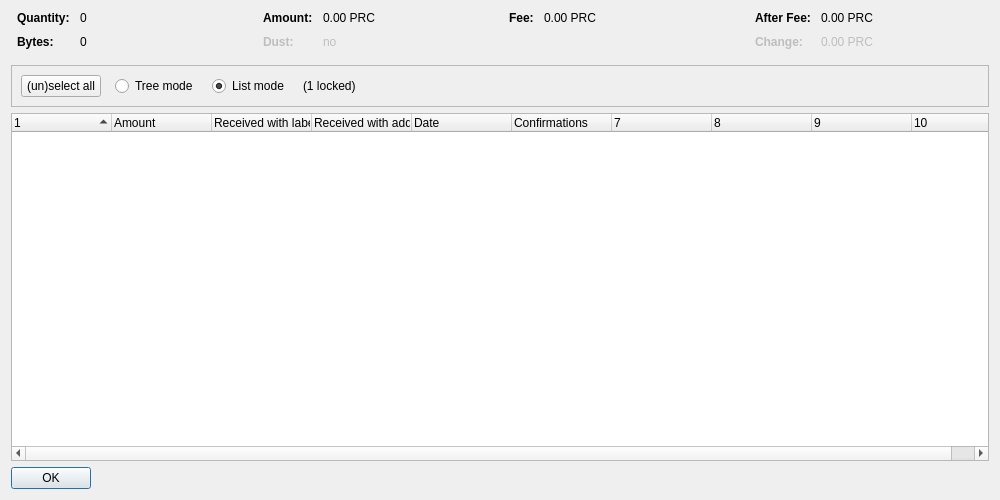
<?xml version="1.0" encoding="UTF-8"?>
<ui version="4.0">
 <class>CoinControlDialog</class>
 <widget class="QDialog" name="CoinControlDialog">
  <property name="geometry">
   <rect>
    <x>0</x>
    <y>0</y>
    <width>1000</width>
    <height>500</height>
   </rect>
  </property>
  <property name="windowTitle">
   <string>Coin Selection</string>
  </property>
  <layout class="QVBoxLayout" name="verticalLayout">
   <item>
    <layout class="QHBoxLayout" name="horizontalLayoutTop" stretch="0,0,0,0">
     <property name="topMargin">
      <number>0</number>
     </property>
     <property name="bottomMargin">
      <number>10</number>
     </property>
     <item>
      <layout class="QFormLayout" name="formLayoutCoinControl1">
       <property name="horizontalSpacing">
        <number>10</number>
       </property>
       <property name="verticalSpacing">
        <number>10</number>
       </property>
       <property name="leftMargin">
        <number>6</number>
       </property>
       <property name="rightMargin">
        <number>6</number>
       </property>
       <item row="0" column="0">
        <widget class="QLabel" name="labelCoinControlQuantityText">
         <property name="font">
          <font>
           <weight>75</weight>
           <bold>true</bold>
          </font>
         </property>
         <property name="text">
          <string>Quantity:</string>
         </property>
        </widget>
       </item>
       <item row="0" column="1">
        <widget class="QLabel" name="labelCoinControlQuantity">
         <property name="cursor">
          <cursorShape>IBeamCursor</cursorShape>
         </property>
         <property name="contextMenuPolicy">
          <enum>Qt::ActionsContextMenu</enum>
         </property>
         <property name="text">
          <string notr="true">0</string>
         </property>
         <property name="textInteractionFlags">
          <set>Qt::LinksAccessibleByMouse|Qt::TextSelectableByKeyboard|Qt::TextSelectableByMouse</set>
         </property>
        </widget>
       </item>
       <item row="1" column="0">
        <widget class="QLabel" name="labelCoinControlBytesText">
         <property name="font">
          <font>
           <weight>75</weight>
           <bold>true</bold>
          </font>
         </property>
         <property name="text">
          <string>Bytes:</string>
         </property>
        </widget>
       </item>
       <item row="1" column="1">
        <widget class="QLabel" name="labelCoinControlBytes">
         <property name="cursor">
          <cursorShape>IBeamCursor</cursorShape>
         </property>
         <property name="contextMenuPolicy">
          <enum>Qt::ActionsContextMenu</enum>
         </property>
         <property name="text">
          <string notr="true">0</string>
         </property>
         <property name="textInteractionFlags">
          <set>Qt::LinksAccessibleByMouse|Qt::TextSelectableByKeyboard|Qt::TextSelectableByMouse</set>
         </property>
        </widget>
       </item>
      </layout>
     </item>
     <item>
      <layout class="QFormLayout" name="formLayoutCoinControl2">
       <property name="horizontalSpacing">
        <number>10</number>
       </property>
       <property name="verticalSpacing">
        <number>10</number>
       </property>
       <property name="leftMargin">
        <number>6</number>
       </property>
       <property name="rightMargin">
        <number>6</number>
       </property>
       <item row="0" column="0">
        <widget class="QLabel" name="labelCoinControlAmountText">
         <property name="font">
          <font>
           <weight>75</weight>
           <bold>true</bold>
          </font>
         </property>
         <property name="text">
          <string>Amount:</string>
         </property>
        </widget>
       </item>
       <item row="0" column="1">
        <widget class="QLabel" name="labelCoinControlAmount">
         <property name="cursor">
          <cursorShape>IBeamCursor</cursorShape>
         </property>
         <property name="contextMenuPolicy">
          <enum>Qt::ActionsContextMenu</enum>
         </property>
         <property name="text">
          <string notr="true">0.00 PRC</string>
         </property>
         <property name="textInteractionFlags">
          <set>Qt::LinksAccessibleByMouse|Qt::TextSelectableByKeyboard|Qt::TextSelectableByMouse</set>
         </property>
        </widget>
       </item>
       <item row="1" column="0">
        <widget class="QLabel" name="labelCoinControlLowOutputText">
         <property name="enabled">
          <bool>false</bool>
         </property>
         <property name="font">
          <font>
           <weight>75</weight>
           <bold>true</bold>
          </font>
         </property>
         <property name="text">
          <string>Dust:</string>
         </property>
        </widget>
       </item>
       <item row="1" column="1">
        <widget class="QLabel" name="labelCoinControlLowOutput">
         <property name="enabled">
          <bool>false</bool>
         </property>
         <property name="cursor">
          <cursorShape>IBeamCursor</cursorShape>
         </property>
         <property name="contextMenuPolicy">
          <enum>Qt::ActionsContextMenu</enum>
         </property>
         <property name="text">
          <string notr="true">no</string>
         </property>
         <property name="textInteractionFlags">
          <set>Qt::LinksAccessibleByMouse|Qt::TextSelectableByKeyboard|Qt::TextSelectableByMouse</set>
         </property>
        </widget>
       </item>
      </layout>
     </item>
     <item>
      <layout class="QFormLayout" name="formLayoutCoinControl3">
       <property name="horizontalSpacing">
        <number>10</number>
       </property>
       <property name="verticalSpacing">
        <number>10</number>
       </property>
       <property name="leftMargin">
        <number>6</number>
       </property>
       <property name="rightMargin">
        <number>6</number>
       </property>
       <item row="0" column="0">
        <widget class="QLabel" name="labelCoinControlFeeText">
         <property name="font">
          <font>
           <weight>75</weight>
           <bold>true</bold>
          </font>
         </property>
         <property name="text">
          <string>Fee:</string>
         </property>
        </widget>
       </item>
       <item row="0" column="1">
        <widget class="QLabel" name="labelCoinControlFee">
         <property name="cursor">
          <cursorShape>IBeamCursor</cursorShape>
         </property>
         <property name="contextMenuPolicy">
          <enum>Qt::ActionsContextMenu</enum>
         </property>
         <property name="text">
          <string notr="true">0.00 PRC</string>
         </property>
         <property name="textInteractionFlags">
          <set>Qt::LinksAccessibleByMouse|Qt::TextSelectableByKeyboard|Qt::TextSelectableByMouse</set>
         </property>
        </widget>
       </item>
      </layout>
     </item>
     <item>
      <layout class="QFormLayout" name="formLayoutCoinControl4">
       <property name="horizontalSpacing">
        <number>10</number>
       </property>
       <property name="verticalSpacing">
        <number>10</number>
       </property>
       <property name="leftMargin">
        <number>6</number>
       </property>
       <property name="rightMargin">
        <number>6</number>
       </property>
       <item row="0" column="0">
        <widget class="QLabel" name="labelCoinControlAfterFeeText">
         <property name="font">
          <font>
           <weight>75</weight>
           <bold>true</bold>
          </font>
         </property>
         <property name="text">
          <string>After Fee:</string>
         </property>
        </widget>
       </item>
       <item row="0" column="1">
        <widget class="QLabel" name="labelCoinControlAfterFee">
         <property name="cursor">
          <cursorShape>IBeamCursor</cursorShape>
         </property>
         <property name="contextMenuPolicy">
          <enum>Qt::ActionsContextMenu</enum>
         </property>
         <property name="text">
          <string notr="true">0.00 PRC</string>
         </property>
         <property name="textInteractionFlags">
          <set>Qt::LinksAccessibleByMouse|Qt::TextSelectableByKeyboard|Qt::TextSelectableByMouse</set>
         </property>
        </widget>
       </item>
       <item row="1" column="0">
        <widget class="QLabel" name="labelCoinControlChangeText">
         <property name="enabled">
          <bool>false</bool>
         </property>
         <property name="font">
          <font>
           <weight>75</weight>
           <bold>true</bold>
          </font>
         </property>
         <property name="text">
          <string>Change:</string>
         </property>
        </widget>
       </item>
       <item row="1" column="1">
        <widget class="QLabel" name="labelCoinControlChange">
         <property name="enabled">
          <bool>false</bool>
         </property>
         <property name="cursor">
          <cursorShape>IBeamCursor</cursorShape>
         </property>
         <property name="contextMenuPolicy">
          <enum>Qt::ActionsContextMenu</enum>
         </property>
         <property name="text">
          <string notr="true">0.00 PRC</string>
         </property>
         <property name="textInteractionFlags">
          <set>Qt::LinksAccessibleByMouse|Qt::TextSelectableByKeyboard|Qt::TextSelectableByMouse</set>
         </property>
        </widget>
       </item>
      </layout>
     </item>
    </layout>
   </item>
   <item>
    <widget class="QFrame" name="frame">
     <property name="minimumSize">
      <size>
       <width>0</width>
       <height>40</height>
      </size>
     </property>
     <property name="frameShape">
      <enum>QFrame::StyledPanel</enum>
     </property>
     <property name="frameShadow">
      <enum>QFrame::Sunken</enum>
     </property>
     <layout class="QHBoxLayout" name="horizontalLayout">
      <item>
       <layout class="QHBoxLayout" name="horizontalLayoutPanel" stretch="0,0,0,0,0">
        <property name="spacing">
         <number>14</number>
        </property>
        <item>
         <widget class="QPushButton" name="pushButtonSelectAll">
          <property name="sizePolicy">
           <sizepolicy hsizetype="Maximum" vsizetype="Fixed">
            <horstretch>0</horstretch>
            <verstretch>0</verstretch>
           </sizepolicy>
          </property>
          <property name="text">
           <string>(un)select all</string>
          </property>
          <property name="autoDefault">
           <bool>false</bool>
          </property>
         </widget>
        </item>
        <item>
         <widget class="QRadioButton" name="radioTreeMode">
          <property name="sizePolicy">
           <sizepolicy hsizetype="Maximum" vsizetype="Fixed">
            <horstretch>0</horstretch>
            <verstretch>0</verstretch>
           </sizepolicy>
          </property>
          <property name="text">
           <string>Tree mode</string>
          </property>
         </widget>
        </item>
        <item>
         <widget class="QRadioButton" name="radioListMode">
          <property name="sizePolicy">
           <sizepolicy hsizetype="Maximum" vsizetype="Fixed">
            <horstretch>0</horstretch>
            <verstretch>0</verstretch>
           </sizepolicy>
          </property>
          <property name="text">
           <string>List mode</string>
          </property>
          <property name="checked">
           <bool>true</bool>
          </property>
         </widget>
        </item>
        <item>
         <widget class="QLabel" name="labelLocked">
          <property name="text">
           <string notr="true">(1 locked)</string>
          </property>
         </widget>
        </item>
        <item>
         <spacer name="horizontalSpacer">
          <property name="orientation">
           <enum>Qt::Horizontal</enum>
          </property>
          <property name="sizeHint" stdset="0">
           <size>
            <width>40</width>
            <height>20</height>
           </size>
          </property>
         </spacer>
        </item>
       </layout>
      </item>
     </layout>
    </widget>
   </item>
   <item>
    <widget class="CoinControlTreeWidget" name="treeWidget">
     <property name="contextMenuPolicy">
      <enum>Qt::CustomContextMenu</enum>
     </property>
     <property name="sortingEnabled">
      <bool>false</bool>
     </property>
     <property name="columnCount">
      <number>10</number>
     </property>
     <attribute name="headerShowSortIndicator" stdset="0">
      <bool>true</bool>
     </attribute>
     <attribute name="headerStretchLastSection">
      <bool>false</bool>
     </attribute>
     <column>
      <property name="text">
       <string/>
      </property>
     </column>
     <column>
      <property name="text">
       <string>Amount</string>
      </property>
     </column>
     <column>
      <property name="text">
       <string>Received with label</string>
      </property>
     </column>
     <column>
      <property name="text">
       <string>Received with address</string>
      </property>
     </column>
     <column>
      <property name="text">
       <string>Date</string>
      </property>
     </column>
     <column>
      <property name="text">
       <string>Confirmations</string>
      </property>
      <property name="toolTip">
       <string>Confirmed</string>
      </property>
     </column>
     <column>
      <property name="text">
       <string/>
      </property>
     </column>
     <column>
      <property name="text">
       <string/>
      </property>
     </column>
     <column>
      <property name="text">
       <string/>
      </property>
     </column>
     <column>
      <property name="text">
       <string/>
      </property>
     </column>
    </widget>
   </item>
   <item>
    <widget class="QDialogButtonBox" name="buttonBox">
     <property name="sizePolicy">
      <sizepolicy hsizetype="Maximum" vsizetype="Fixed">
       <horstretch>0</horstretch>
       <verstretch>0</verstretch>
      </sizepolicy>
     </property>
     <property name="orientation">
      <enum>Qt::Horizontal</enum>
     </property>
     <property name="standardButtons">
      <set>QDialogButtonBox::Ok</set>
     </property>
    </widget>
   </item>
  </layout>
 </widget>
 <customwidgets>
  <customwidget>
   <class>CoinControlTreeWidget</class>
   <extends>QTreeWidget</extends>
   <header>coincontroltreewidget.h</header>
  </customwidget>
 </customwidgets>
 <resources/>
 <connections/>
</ui>
